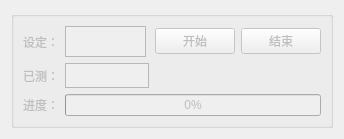
      <widget class="QWidget" name="tab_6">
       <attribute name="title">
        <string>门机老化</string>
       </attribute>
       <layout class="QGridLayout" name="gridLayout_21">
        <item row="0" column="0">
         <widget class="QGroupBox" name="groupBox_14">
          <property name="enabled">
           <bool>false</bool>
          </property>
          <property name="title">
           <string/>
          </property>
          <layout class="QGridLayout" name="gridLayout_20">
           <item row="0" column="0">
            <widget class="QLabel" name="label_3">
             <property name="text">
              <string>设定：</string>
             </property>
            </widget>
           </item>
           <item row="0" column="1">
            <widget class="QTextEdit" name="burncount">
             <property name="maximumSize">
              <size>
               <width>81</width>
               <height>31</height>
              </size>
             </property>
            </widget>
           </item>
           <item row="0" column="2">
            <widget class="QPushButton" name="burnstart">
             <property name="text">
              <string>开始</string>
             </property>
            </widget>
           </item>
           <item row="0" column="3">
            <widget class="QPushButton" name="burnstop">
             <property name="text">
              <string>结束</string>
             </property>
            </widget>
           </item>
           <item row="1" column="0">
            <widget class="QLabel" name="label_5">
             <property name="text">
              <string>已测：</string>
             </property>
            </widget>
           </item>
           <item row="1" column="1">
            <widget class="QTextBrowser" name="test">
             <property name="sizePolicy">
              <sizepolicy hsizetype="Expanding" vsizetype="Fixed">
               <horstretch>0</horstretch>
               <verstretch>0</verstretch>
              </sizepolicy>
             </property>
             <property name="maximumSize">
              <size>
               <width>84</width>
               <height>25</height>
              </size>
             </property>
            </widget>
           </item>
           <item row="2" column="0">
            <widget class="QLabel" name="label_80">
             <property name="text">
              <string>进度：</string>
             </property>
            </widget>
           </item>
           <item row="2" column="1" colspan="3">
            <widget class="QProgressBar" name="burnbar">
             <property name="value">
              <number>0</number>
             </property>
            </widget>
           </item>
          </layout>
         </widget>
        </item>
       </layout>
      </widget>
